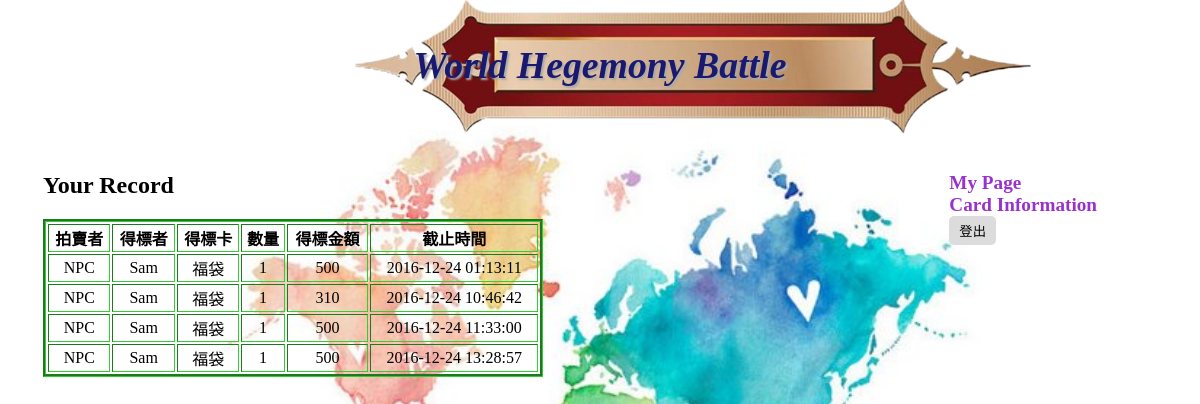
Screenshot of /record.php (signed in) with the database file from the repository.
### tables this page shows
CREATE TABLE `record` (
  `rid` int(11) NOT NULL,
  `auc` varchar(20) NOT NULL,
  `bidder` varchar(20) NOT NULL,
  `cName` varchar(20) NOT NULL,
  `num` int(255) NOT NULL,
  `price` int(11) NOT NULL,
  `deadline` datetime NOT NULL
);

CREATE TABLE `card` (
  `cID` int(11) NOT NULL,
  `Hname` varchar(20) NOT NULL,
  `function` varchar(1000) NOT NULL,
  `cName` varchar(10) NOT NULL
);

### record.php (the view, shortened to what this page needs)
<html>
<head>
<h1 style="color:MidnightBlue;font-style:italic;font-size:1.0cm" align="center">World Hegemony Battle</h1>
<img src="./card/bbg.png" />
</head>
<body>
<div id="ci">
<div id="mp">
<big><a href="profile.php" style="font-family:Century Gothic;font-weight:bold;text-decoration:none;color:DarkOrchid">My Page<a/></big><br/>
<big><a href="cInfor.php" style="font-family:Century Gothic;font-weight:bold;text-decoration:none;color:DarkOrchid">Card Information<a/></big><br/>
<a href='controller.php?logout=true'><button id="logout">登出</button></a>
</div>
<h2 style="margin-top:100px">Your Record</h2>
<table style="border:3px LimeGreen groove;text-align:center" border='5' width='500'>
<tr style='font-weight:bold'>
    <td>拍賣者</td>
    <td>得標者</td>
    <td>得標卡</td>
    <td>數量</td>
    <td>得標金額</td>
    <td>截止時間</td>
</tr>
<?php
global $conn;
$name = $_SESSION['name'];
$sql = "SELECT auc,bidder,Hname,price,deadline,card.cName,num from record,card where (auc='$name' or bidder='$name') and card.cName = record.cName;";
if ($result = mysqli_query($conn,$sql)) {
    while($row = mysqli_fetch_assoc($result)) {
        echo "<tr><td>{$row['auc']}</td>";
        echo "<td>{$row['bidder']}</td>";
        echo "<td>{$row['Hname']}</td>";
        echo "<td>{$row['num']}</td>";
        echo "<td>{$row['price']}</td>";
        echo "<td>{$row['deadline']}</td></tr>";
    }
}
?>
</table>
</div>

### record.php (style rules this page uses)
body { color:black; background: white url(./card/bg.jpg) center 60px fixed no-repeat; background-size: 800px; overflow-y: auto; overflow-x: hidden; }
img { width:720px; position:absolute; left:330px; margin-top:-226px; z-index:-1; }
h1 { position:relative; text-align:center; top:35px; text-shadow:2px 2px 2px DarkGray; }
h2 { font-family:cursive; font-weight:bold; }
#ci { position:relative; top:20px; left:35px; }
#mp { position:absolute; right:130px; }
#logout { padding:5px 10px; background:Gainsboro; border:0 none; cursor:pointer; border-radius: 5px; }

### rows the page displays
record: auc "NPC", bidder "Sam", card.Hname "福袋", num "1", price "500", deadline "2016-12-24 01:13:11"
record: auc "NPC", bidder "Sam", card.Hname "福袋", num "1", price "310", deadline "2016-12-24 10:46:42"
record: auc "NPC", bidder "Sam", card.Hname "福袋", num "1", price "500", deadline "2016-12-24 11:33:00"
record: auc "NPC", bidder "Sam", card.Hname "福袋", num "1", price "500", deadline "2016-12-24 13:28:57"
